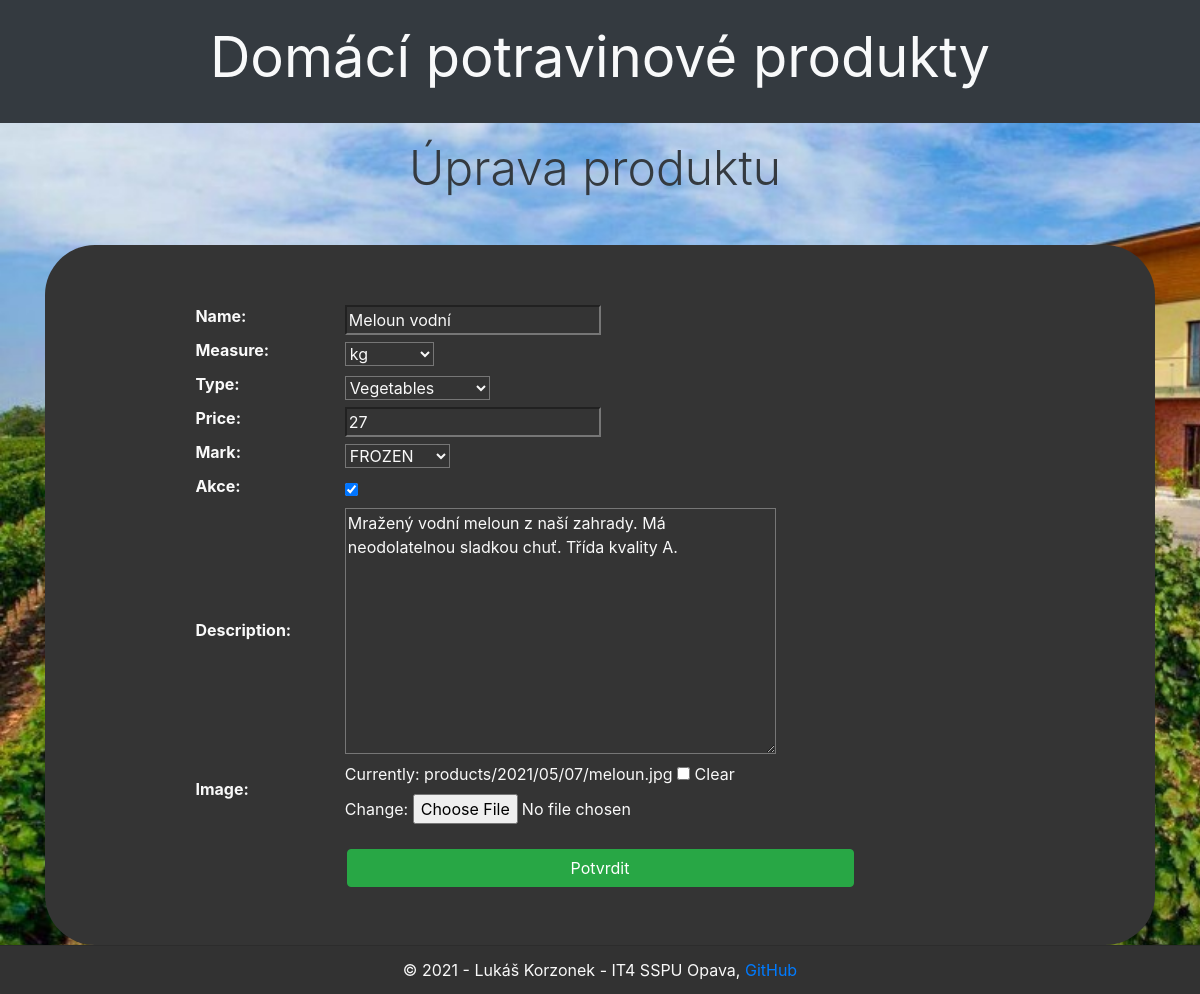
Page /products/product/9/update/ on the committed database.
### products/models.py (models this page shows, shortened)
class Product(models.Model):
    name = models.CharField(max_length=100)
    measure = models.ForeignKey(Measure,on_delete=models.CASCADE)
    type = models.ForeignKey(Type,on_delete=models.CASCADE)
    price = models.PositiveIntegerField()
    mark = models.ForeignKey(Mark,on_delete=models.CASCADE)
    akce = models.BooleanField(default=False)
    description = models.TextField(null=True)
    img = models.ImageField(upload_to='products/%Y/%m/%d', blank=True, null=True, verbose_name='Image')
    class Meta:
        ordering = ["type", "name", "price", "akce"]

class Type(models.Model):
    type= models.CharField(unique=True, max_length=50, help_text='Enter a product type (e. g. fruits)')
    def __str__(self):
        return self.type

class Mark(models.Model):
    mark = models.CharField(unique=True, max_length=50, help_text='Enter a mark (e. g. fresh)')
    def __str__(self):
        return self.mark

### products/views.py (the view)
# urls.py: path('product/<int:pk>/update/', views.ProductUpdate.as_view(), name='product-update'),
class ProductUpdate(UpdateView):
    model = Product
    fields = ['name', 'measure', 'type', 'price', 'mark', 'akce', 'description', 'img']
    extra_context = {
        'title': 'Úprava produktu',
    }

### products/models.py (called while the page is built)
    def __str__(self):
        return self.unit

### products/templates/products/product_form.html (shortened to what this page needs)
{% extends "base.html" %}
{% block content %}
<form action="" method="post" enctype="multipart/form-data">
    <div class="info round">
        <div class="p-5">
        <table>
            {{ form.as_table }}
        </table>
            <br>
        <input class="btn btn-success center" type="submit" value="Potvrdit">
        </div>
    </div>
</form>
{% endblock %}

### products/static/css/style.css (style rules this page uses)
:root { --light: #f9f9f9; --dark: #343434; }
body { min-height: 100vh; display: flex; flex-direction: column; background: url(background.jpg); background-position: left top; background-repeat: no-repeat; background-size: cover; }
table { background-color: var(--dark) !important; color: var(--light) !important; }
tbody * { background-color: var(--dark) !important; color: var(--light) !important; text-decoration: inherit; }
table { width: 80% !important; margin-left: auto!important; margin-right: auto!important; border-bottom: none !important; }
.info { overflow: hidden; background-color: var(--dark) !important; color: var(--light) !important; }
.info div { margin-top: 10px; margin-bottom: 10px; }
.center { display: block; margin-left: auto; margin-right: auto; width: 50%; }
.round { border-radius: 50px; }

### rows in the picture
Product: name "Meloun vodní", measure "kg", price "27", akce "☑", description "Mražený vodní meloun z naší zahrady. Má neodolatelnou sladkou chuť. Třída kvality A."
Type: type "Vegetables"
Mark: mark "FROZEN"

### other values in the picture
{{ title }} "Úprava produktu"
